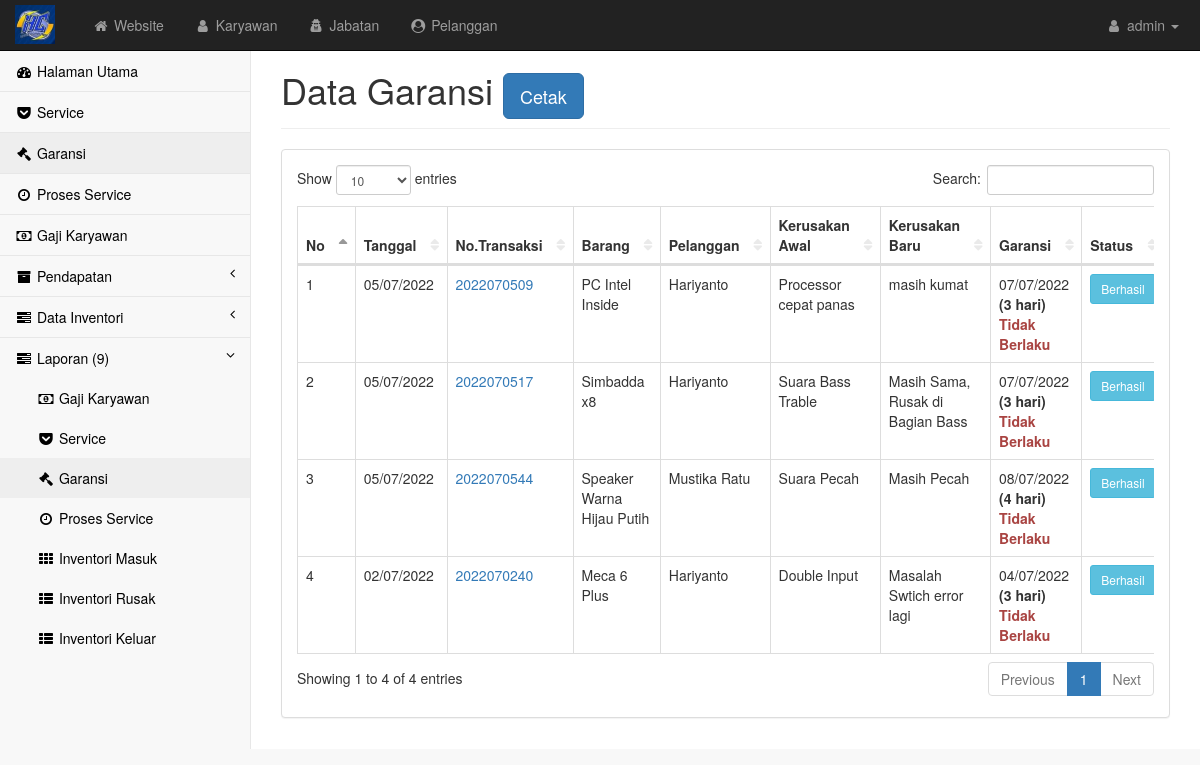
The app's page /admin/garansi.php with its own data.
### tables this page shows
CREATE TABLE `dataservice` (
  `notransaksi` varchar(10) NOT NULL,
  `tgl` date NOT NULL,
  `barang` varchar(100) NOT NULL,
  `merk` varchar(100) NOT NULL,
  `jenis` varchar(100) NOT NULL,
  `namap` varchar(100) NOT NULL,
  `alamatp` text NOT NULL,
  `telpp` varchar(15) NOT NULL,
  `kerusakan` varchar(50) NOT NULL,
  `kondisibrg` varchar(100) NOT NULL,
  `garansi` date NOT NULL,
  `kerusakanbaru` varchar(100) NOT NULL,
  `metode` varchar(50) NOT NULL
);

### admin/garansi.php (the view, shortened to what this page needs)
<?php require('atas.php'); ?>
<div id="page-wrapper">
    <div class="container-fluid">
        <div class="row">
            <div class="col-lg-12">
                <h1 class="page-header">Data Garansi</a>
                <button type="button" class="btn btn-primary btn-lg" data-toggle="modal" data-target="#myModal"> Cetak </button></h1>
            </div>
        </div>
        <div class="row">
            <div class="col-lg-12">
                <div class="panel panel-default">
                    <div class="panel-body">
                        <div class="table-responsive">
                            <table class="table table-bordered table-hover" id="dataTables-example">
                                <thead class="success">
                                    <tr>
                                        <th>No</th>
                                        <th>Tanggal</th>
                                        <th>No.Transaksi </th>
                                        <th>Barang</th>
                                        <th>Pelanggan</th>
                                        <th>Kerusakan Awal</th>
                                        <th>Kerusakan Baru</th>
                                        <th>Garansi</th>
                                        <th>Status</th>
                                    </tr>
                                </thead>
                                <tbody>
                                    <?php $no=1; $query = mysqli_query($kon, "SELECT * FROM dataservice WHERE kerusakanbaru != '' ORDER BY tgl DESC");
                                        while($data = mysqli_fetch_array($query)){ ?>
                                            <tr class="odd gradeX">
                                                    <td><?= $no++; ?></td>
                                                    <td><?= date('d/m/Y',strtotime($data['tgl'])) ?></td>
                                                    <td><a href="../report/cetaknota.php?notransaksi=<?= $data['notransaksi'] ?>"><?= $data['notransaksi'] ?></a></a>
                                                    </td>
                                                    <td><?= $data['barang'] ?></td>
                                                    <td><?= $data['namap'] ?></td>
                                                    <td><?= $data['kerusakan'] ?></td>
                                                    <td><?= $data['kerusakanbaru'] ?></td>
                                                    <td><?php
                                                        $tgl1 = new dateTime($data['garansi']);
                                                        $tgl2 = new dateTime($data['tgl']);
                                                        $tgl3 = new dateTime(date('Y-m-d'));
                                                        $e = $tgl2->diff($tgl1)->days + 1;
                                                        $d = $tgl3->diff($tgl1)->days + 1;
                                                        if(date('Y-m-d')<$data['garansi']){
                                                            $sisa = 'Sisa <i>'.$d.' hari</i>';
                                                        }else if(date('Y-m-d')>$data['garansi']){
                                                            $sisa = '<b class="text-danger">Tidak Berlaku</b>';
                                                        }
                                                        echo date('d/m/Y',strtotime($data['garansi'])).' <br><b>('.$e." hari)</b><br>".$sisa;
                                                    ?>
                                                    </td>
                                                    <td>
                                                    <?php
                                                        $ohh = $data['notransaksi'];
                                                        $gini = mysqli_query($kon, "SELECT * FROM proses WHERE notransaksi = '$ohh' ORDER BY waktu DESC");
                                                        $lah = mysqli_fetch_array($gini);
                                                        if($lah['ket']=='Selesai'){ ?>
                                                            <a target="_blank" class="btn btn-info btn-sm" href="https://wa.me/?phone=<?= $data['telpp'] ?>&text=Halo, <?= $data['namap'] ?>.%20Kami%20dari%20HanifKomputer%20memberitahukan%20bahwa%0A%0AGaransi%20Service%20Anda%20pada%20_No.Transaksi%20:%20<?= $data['notransaksi'] ?>%20telah%20*SELESAI*.">Berhasil</a>
                                                        <?php }else{ ?>
                                                            <a href="proses_input.php?notransaksi=<?php echo $data['notransaksi']; ?>" class="btn btn-warning btn-sm">Proses</a><?php
                                                        } ?></td>
                                                </tr>
                                        <?php } ?>
                                </tbody>
                            </table>
                        </div>
                    </div>
                </div>
            </div>
        </div>
    </div>
</div>
    </div>
<?php require('bawah.php');
        ?> <script>alert("Berhasil Dihapus");window.location='garansi.php';</script> <?php

### admin/css/startmin.css (style rules this page uses)
body { background-color: #f8f8f8; }
#page-wrapper { padding-top: 30px; min-height: 568px; background-color: #fff; }
@media (min-width:768px) { #page-wrapper { position: inherit; margin-left: 250px; padding: 30px 15px 0 15px; border-left: 1px solid #e7e7e7; } }
table.dataTable thead .sorting, table.dataTable thead .sorting_asc, table.dataTable thead .sorting_desc, table.dataTable thead .sorting_asc_disabled, table.dataTable thead .sorting_desc_disabled { background: 0 0; }
table.dataTable thead .sorting_asc:after { content: "\f0de"; float: right; font-family: fontawesome; }
table.dataTable thead .sorting:after { content: "\f0dc"; float: right; font-family: fontawesome; color: rgba(50,50,50,.5); }

### records on screen
dataservice: tgl "05/07/2022", notransaksi "2022070509", barang "PC Intel Inside", namap "Hariyanto", kerusakan "Processor cepat panas", kerusakanbaru "masih kumat", garansi "07/07/2022", e "3", shows "Tidak Berlaku"
dataservice: tgl "05/07/2022", notransaksi "2022070517", barang "Simbadda x8", namap "Hariyanto", kerusakan "Suara Bass Trable", kerusakanbaru "Masih Sama, Rusak di Bagian Bass", garansi "07/07/2022", e "3", shows "Tidak Berlaku"
dataservice: tgl "05/07/2022", notransaksi "2022070544", barang "Speaker Warna Hijau Putih", namap "Mustika Ratu", kerusakan "Suara Pecah", kerusakanbaru "Masih Pecah", garansi "08/07/2022", e "4", shows "Tidak Berlaku"
dataservice: tgl "02/07/2022", notransaksi "2022070240", barang "Meca 6 Plus", namap "Hariyanto", kerusakan "Double Input", kerusakanbaru "Masalah Swtich error lagi", garansi "04/07/2022", e "3", shows "Tidak Berlaku"
